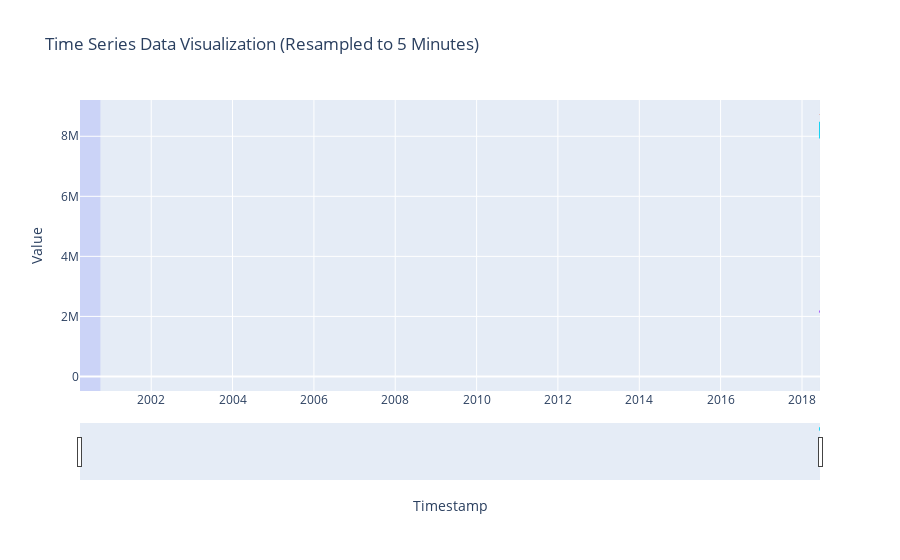

Notebook source saved alongside this figure:
### Code cell
time_series_chart(smoothed_df, smoothed_df.columns, 5)

### Figure 1 — Plotly figure (JSON) as saved in the notebook; plotly's stock layout.template omitted (floating-point values rounded to 4 significant figures; data arrays with more than 128 entries replaced by an {"elided": "..."} marker saying what was removed)
{"data": [{"mode": "lines", "name": "P-PDG", "type": "scatter", "x": {"elided": "144 str values"}, "y": {"elided": "144 int values"}}, {"mode": "lines", "name": "P-TPT", "type": "scatter", "x": {"elided": "144 str values"}, "y": {"elided": "144 float values"}}, {"mode": "lines", "name": "T-TPT", "type": "scatter", "x": {"elided": "144 str values"}, "y": {"elided": "144 float values"}}, {"mode": "lines", "name": "P-MON-CKP", "type": "scatter", "x": {"elided": "144 str values"}, "y": {"elided": "144 float values"}}, {"mode": "lines", "name": "T-JUS-CKP", "type": "scatter", "x": {"elided": "144 str values"}, "y": {"elided": "144 float values"}}, {"mode": "lines", "name": "P-JUS-CKGL", "type": "scatter", "x": {"elided": "144 str values"}, "y": {"elided": "144 float values"}}, {"mode": "lines", "name": "QGL", "type": "scatter", "x": {"elided": "144 str values"}, "y": {"elided": "144 int values"}}], "layout": {"legend": {"orientation": "h", "title": {"text": "Legend"}, "x": 0, "y": -0.2}, "shapes": [{"fillcolor": "#636EFA", "layer": "below", "line": {"width": 0}, "name": "Class: nan", "opacity": 0.2, "type": "rect", "x0": null, "x1": null, "xref": "x", "y0": 0, "y1": 1, "yref": "y domain"}, {"fillcolor": "#EF553B", "layer": "below", "line": {"width": 0}, "name": "Class: 0.0", "opacity": 0.2, "type": "rect", "x0": "2018-06-11T02:15:00", "x1": "2018-06-11T07:05:00", "xref": "x", "y0": 0, "y1": 1, "yref": "y domain"}, {"fillcolor": "#00CC96", "layer": "below", "line": {"width": 0}, "name": "Class: 107.0", "opacity": 0.2, "type": "rect", "x0": "2018-06-11T07:10:00", "x1": "2018-06-11T13:40:00", "xref": "x", "y0": 0, "y1": 1, "yref": "y domain"}, {"fillcolor": "#AB63FA", "layer": "below", "line": {"width": 0}, "name": "Class: 7.0", "opacity": 0.2, "type": "rect", "x0": "2018-06-11T13:45:00", "x1": "2018-06-11T14:05:00", "xref": "x", "y0": 0, "y1": 1, "yref": "y domain"}], "title": {"text": "Time Series Data Visualization (Resampled to 5 Minutes)"}, "xaxis": {"rangeslider": {"range": ["2018-06-11T02:10:00", "2018-06-11T14:05:00"], "visible": true}, "title": {"text": "Timestamp"}}, "yaxis": {"title": {"text": "Value"}}}}
